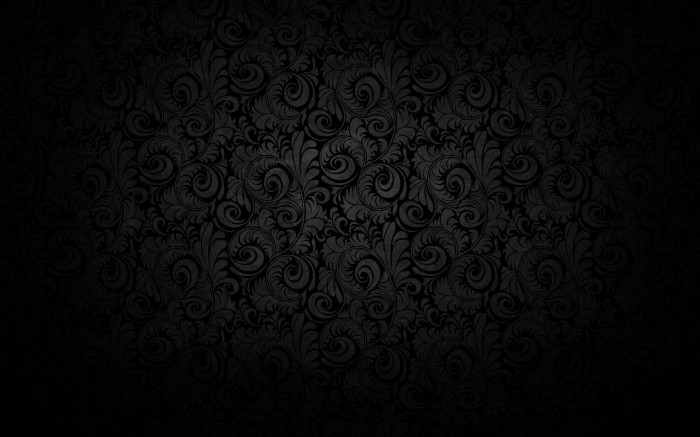
#> input picture code/week3/images/dark2.jpg, 700 x 437 px
$ jupyter execute Enhancement.ipynb
#> lines starting #> are read from the running program, lines starting #| are printed output that depends on the picture
#> further down, img is the input picture: shape (437, 700); min 0, max 67, mean 9.6
[cell 1]
import cv2
import numpy as np
import matplotlib.pyplot as plt

[cell 2]
def gamma_correction(img, gamma):
#> called with gamma = 0.2
    img = img.astype(np.float64)/np.amax(img)
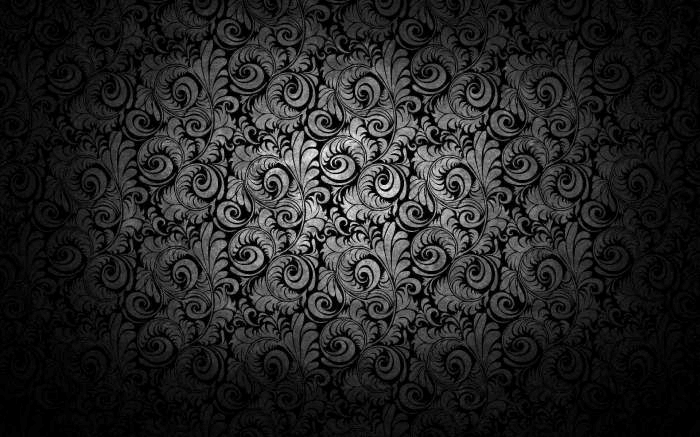
#> img: shape (437, 700) float64; min 0, max 1, mean 0.144
    gamma_img = img**gamma
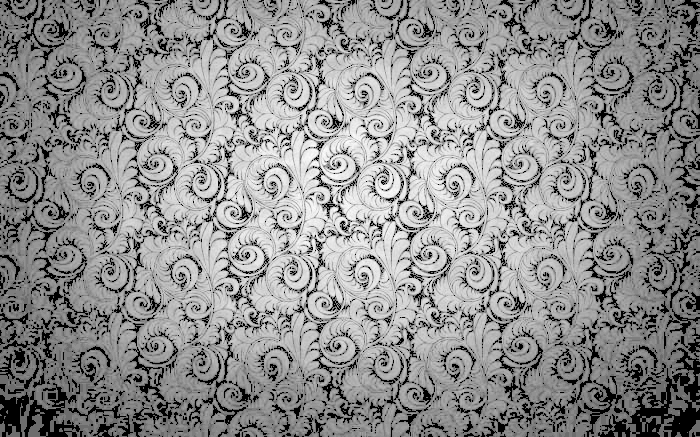
#> gamma_img: shape (437, 700) float64; min 0, max 1, mean 0.557
    return np.array(255*gamma_img, dtype = 'uint8')

[cell 3]
#fp = "./images/A5.tif"
fp = "./images/dark2.jpg"
img = cv2.imread(fp, 0)
res = gamma_correction(img, 0.2)
mul_img = cv2.hconcat([img, res])
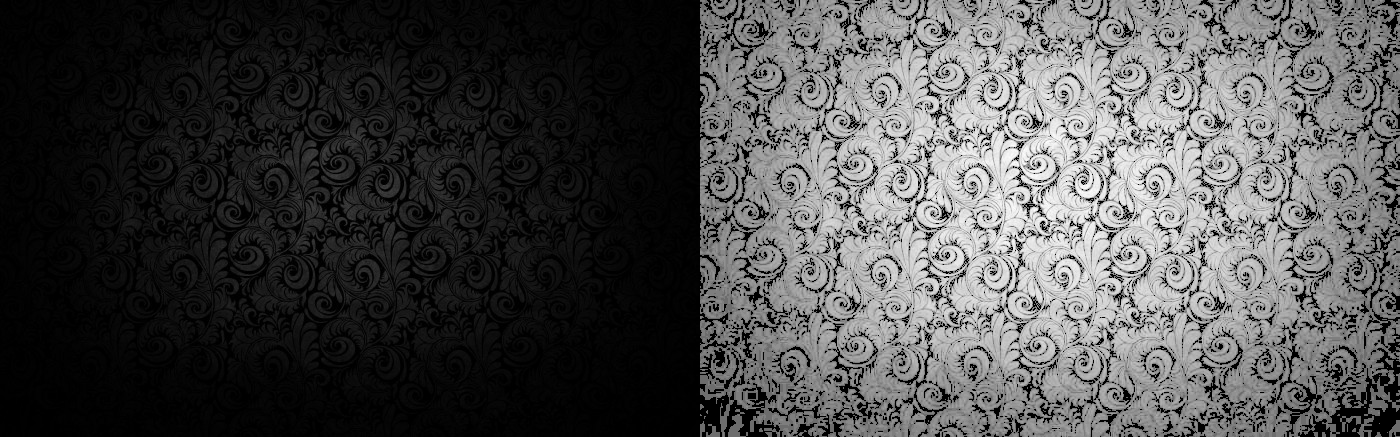
#> mul_img: shape (437, 1400); min 0, max 255, mean 75.6
# cv2.imshow("color image",mul_img)
# cv2.waitKey(0)
# cv2.destroyAllWindows()

plt.imshow(mul_img, cmap='gray')
plt.axis('off')

#cv2.imwrite('./outs/A5_enhance.png',res.astype('uint8'))
#cv2.imwrite('./outs/dark_enhance.jpg',res.astype('uint8'))
